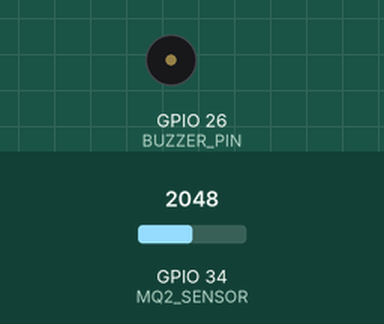
This sketch was run on a simulated ESP32. Shown: buzzer (waves = sounding, pin HIGH). Inputs (shaded band) come from the test bench; at power-on: GPIO 34 (MQ2_SENSOR) = 2048. WiFi joins after 1.5 s; servers stay silent unless stated; no MQTT or app messages arrive unless stated; what the sketch prints to the serial monitor is not drawn.

Above: at 2.31 s.
2.8 s: GPIO 34 (MQ2_SENSOR) set to 1966
4.3 s: GPIO 34 (MQ2_SENSOR) set to 2040
At 4.75 s:
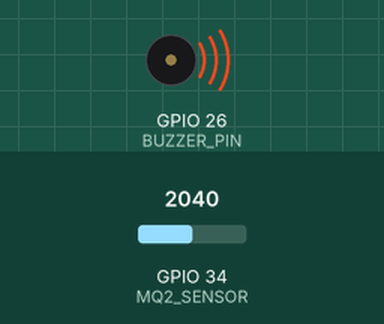
7.3 s: GPIO 34 (MQ2_SENSOR) set to 1960
At 8.3 s:
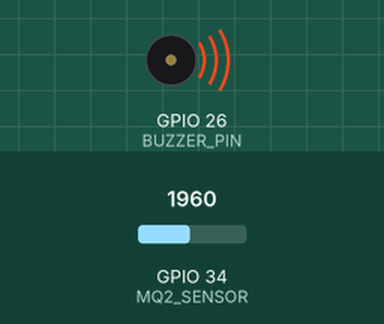
8.8 s: GPIO 34 (MQ2_SENSOR) set to 2047
At 9.25 s:
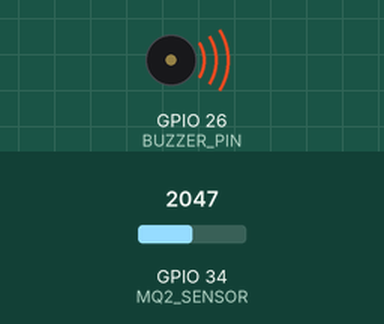
Timing chart, 0 to 12.8 s (numbered marks = the images above; inputs shaded):
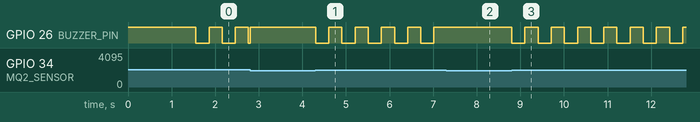

Measured:
- after the input at 4.3 s, GPIO 26 (BUZZER_PIN): alternates HIGH for 0.30 s and LOW for 0.30 s, starting at once
- after the input at 7.3 s, GPIO 26 (BUZZER_PIN): stops changing and stays HIGH
- after the input at 8.8 s, GPIO 26 (BUZZER_PIN): alternates HIGH for 0.30 s and LOW for 0.30 s, starting at once

The sketch:

software2.ino
```cpp
#include <WiFi.h>
#include <PubSubClient.h>

// --- WiFi & MQTT config ---
#define WIFI_SSID "Arduino"
#define WIFI_PASSWORD "arduinouno"
const char* mqttServer = "thingsboard.cloud";
const int mqttPort = 1883;
const char* token = "SGFN7uIb6klnaFoGXk3L";

// --- Pin + Logic config ---
#define MQ2_SENSOR 34
#define BUZZER_PIN 26
#define SMOKE_THRESHOLD 2000

// --- Globals ---
WiFiClient espClient;
PubSubClient client(espClient);

int smokeValue = 0;
bool smokeAlarmActive = false;
unsigned long lastBeepTime = 0;
unsigned long lastTelemetryTime = 0;

void setup() {
  Serial.begin(115200);
  pinMode(MQ2_SENSOR, INPUT);
  pinMode(BUZZER_PIN, OUTPUT); digitalWrite(BUZZER_PIN, HIGH);

  WiFi.begin(WIFI_SSID, WIFI_PASSWORD);
  Serial.print("Connecting WiFi...");
  while (WiFi.status() != WL_CONNECTED) {
    delay(500); Serial.print(".");
  }
  Serial.println("Connected!");

  client.setServer(mqttServer, mqttPort);
}

void loop() {
  if (WiFi.status() == WL_CONNECTED && !client.connected()) {
    Serial.print("Connecting MQTT...");
    if (client.connect("ESP32Client", token, NULL)) Serial.println(" OK!");
    else { Serial.println(" MQTT failed!"); delay(2000); return; }
  }
  if (client.connected()) client.loop();

  smokeValue = analogRead(MQ2_SENSOR);

  static bool lastAlarm = false;
  // Detect state change
  if (smokeValue > SMOKE_THRESHOLD && !smokeAlarmActive) {
    smokeAlarmActive = true;
    Serial.println("🔥 Smoke Detected! ALARM ACTIVATED.");
    sendTelemetry();
  } else if (smokeValue <= SMOKE_THRESHOLD && smokeAlarmActive) {
    smokeAlarmActive = false;
    Serial.println("Smoke has cleared. ALARM DEACTIVATED.");
    sendTelemetry();
  }

  // While alarm active, beep buzzer + periodic telemetry
  if (smokeAlarmActive) {
    if (millis() - lastBeepTime > 300) {
      digitalWrite(BUZZER_PIN, !digitalRead(BUZZER_PIN));
      lastBeepTime = millis();
    }
    if (millis() - lastTelemetryTime > 5000) {
      sendTelemetry();
    }
  } else {
    digitalWrite(BUZZER_PIN, HIGH);  // off
  }
}

void sendTelemetry() {
  if (!client.connected()) return;
  String payload = "{";
  payload += "\"smoke_value\":" + String(smokeValue) + ",";
  payload += "\"smoke_alarm\":" + String(smokeAlarmActive ? "true" : "false");
  payload += "}";
  Serial.println("Sending: " + payload);
  client.publish("v1/devices/me/telemetry", (char*)payload.c_str());
  lastTelemetryTime = millis();
}
```
